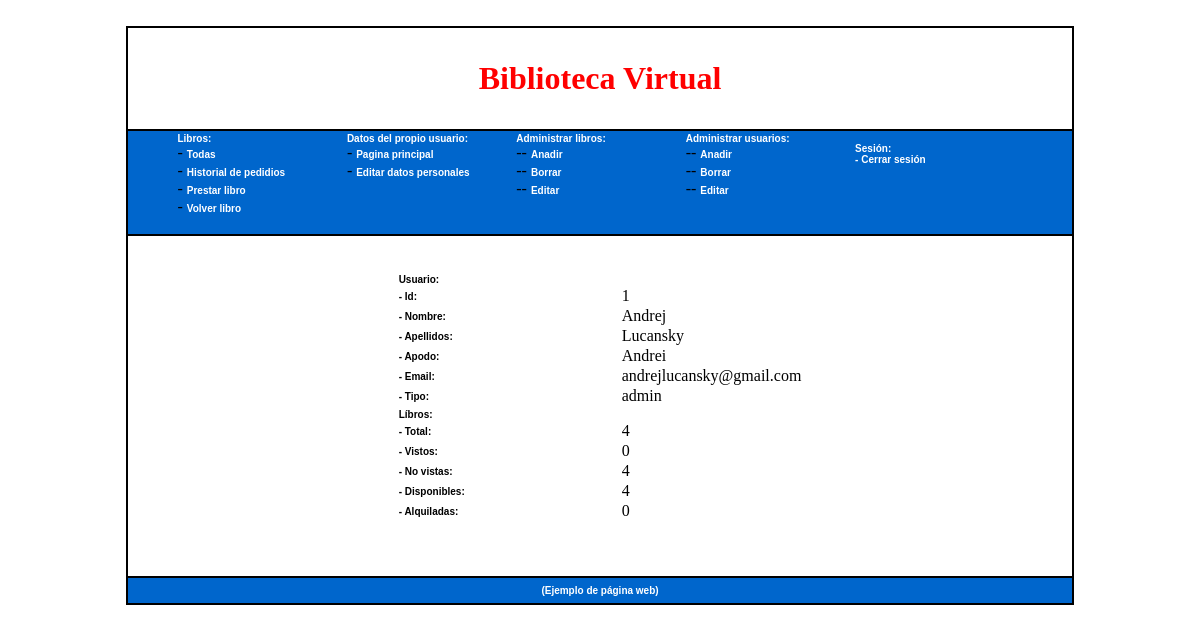
The app's page /index.php?contenido=principal (signed in) with its own data.
### tables this page shows
CREATE TABLE IF NOT EXISTS `USUARIO` (
  `id` INT NOT NULL AUTO_INCREMENT,
  `nombre` VARCHAR(45) NULL,
  `apellidos` VARCHAR(45) NULL,
  `email` VARCHAR(45) NULL,
  `tipo` ENUM('user','admin') NULL,
  `password` VARCHAR(45) NOT NULL,
  `apodo` VARCHAR(45) NOT NULL,
  PRIMARY KEY (`id`));

### principal.php (the view, shortened to what this page needs)
<?php session_start();
$id = $_SESSION['id'];
?>
<html>
<body>
<br>
<br>
<table width="43%"  border="0" align="center" cellspacing="0">
    <tr><td><span class="style14">Usuario:</span></tr></td>
    <tr>
        <td><span class="style14">- Id:</span></td>
        <td><?php
            $clausula="SELECT * FROM usuario WHERE id='$id'";
            $result=mysql_fetch_array(mysql_query($clausula));
            echo $result[id];
            ?></td>
    </tr>
    <tr>
        <td><span class="style14">- Nombre:</span></td>
        <td><?php
            echo  $result[nombre];
            ?></td>
    </tr>
    <tr>
        <td><span class="style14">- Apellidos:</span></td>
        <td><?php
            echo  $result[apellidos];
            ?></td>
    </tr>
    <tr>
        <td><span class="style14">- Apodo:</span></td>
        <td><?php
            echo  $result[apodo];
            ?></td>
    </tr>
    <tr>
        <td><span class="style14">- Email:</span></td>
        <td><?php
            echo  $result[email];
            ?></td>
    </tr>
    <tr>
        <td><span class="style14">- Tipo:</span></td>
        <td><?php
            echo  $result[tipo];
            ?></td>
    </tr>
    <td width="59%"><span class="style15"></span></td>
  <tr>
    <td width="41%"><span class="style14">L&iacute;bros:</span></td>
    <td width="59%"><span class="style15"></span></td>
  <tr>
    <td><span class="style14">- Total: </span></td>
    <td>
	<?php
	$clausula="SELECT COUNT(*) FROM libro";
		$result=mysql_fetch_array(mysql_query($clausula));
		$total = $result[0];
		echo $total;
	?>&nbsp;</td>
  </tr>
  <tr>
    <td><span class="style14">- Vistos:</span></td>
    <td><?php
	$clausula="SELECT COUNT(DISTINCT LIBRO_id) FROM prestamo WHERE USUARIO_id='$id'";
	$result=mysql_fetch_array(mysql_query($clausula));
		$vistas = $result[0];
		echo $vistas;
	?>&nbsp;</td>
  </tr>
  <tr>
    <td><span class="style14">-  No vistas: </span></td>
    <td><?php echo $total - $vistas;?></span></td>
  </tr>
  <tr>
    <td><span class="style14">- Disponibles: </span></td>
    <td>
	<?php
	$clausula="SELECT COUNT(*) FROM prestamo WHERE desde IS NOT NULL AND hasta IS NULL";
	$result=mysql_fetch_array(mysql_query($clausula));
		$vistas = $total - $result[0];
		echo $vistas;
		?>
	</td>
  </tr>
  <tr>
    <td><span class="style14">- Alquiladas:</span></td>
    <td>
      <?php
	    $clausula="SELECT count(*) FROM prestamo WHERE USUARIO_id='$id' AND hasta IS NULL";
	    $result=mysql_fetch_array(mysql_query($clausula));
		echo  $result[0];
		?>
    </td>
  </tr>
</table>
<br>
<br>
</body>
</html>

### records on screen
usuario: id "1", nombre "Andrej", apellidos "Lucansky", apodo "Andrei", email "andrejlucansky@gmail.com", tipo "admin"

### other values on screen
$total "4"
$vistas "0"
$total - $vistas "4"
$vistas "4"
$result[0] "0"
